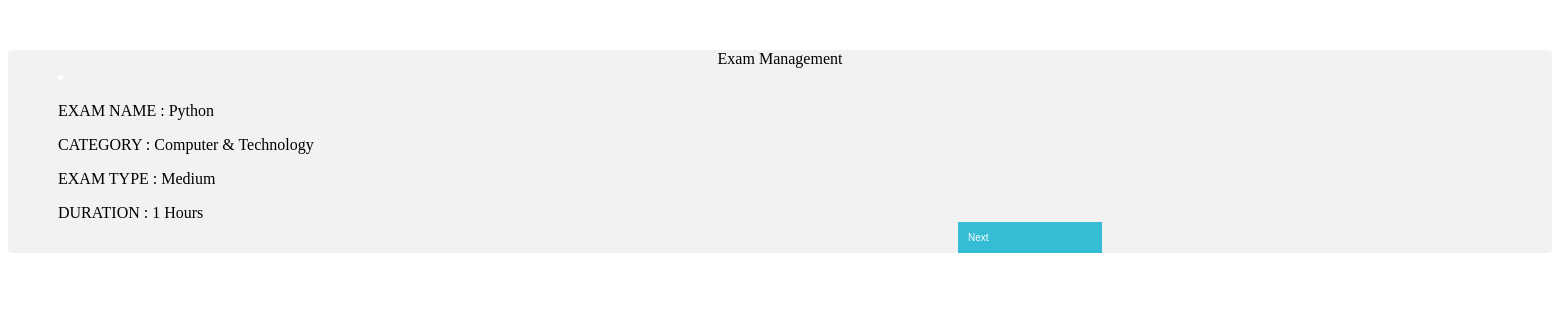
/blog/test/questt/, run on the app's committed database.
### blog/models.py (models this page shows, shortened)
class Blog(models.Model):
    QuestionBank = models.TextField(max_length=200, unique=True)
    category = models.CharField(max_length=200)
    typee = models.CharField(max_length=200)
    dur = models.CharField(max_length=200)

### blog/views.py (the view)
# urls.py: path('test/questt/',views.questt,name='questt'),
def questt(request):
    blog = Blog.objects.all()
    return render(request,'questt.html',{"blog" : blog})

### templates/templates/questt.html (shortened to what this page needs)
{% load static %}
<!DOCTYPE html>
<html>
<h3<p style="color:#fff"></p>Question Management</h3>
<body>
<div>
<center><h3<p style="color:#000000"></p>Exam Management</h3></center>
{% for i in blog %}
    <li>
        <h3<p style="color:#000000"></p>EXAM NAME : {{i.QuestionBank}}</h3><br>
        <h3<p style="color:#000000"></p>CATEGORY : {{i.category}}</h3>
        <h3<p style="color:#000000"></p>EXAM TYPE : {{i.typee}}</h3><br>
        <h3<p style="color:#000000"></p>DURATION : {{i.dur}}</h3>
        <a href="{% url 'blog:manage' %}"><button class="btn btn1"> Next </button></a>
    </li>
    {% endfor %}
</div>
</body>
</html>

### data on the page
Blog: QuestionBank "Python", category "Computer & Technology", typee "Medium", dur "1 Hours"
